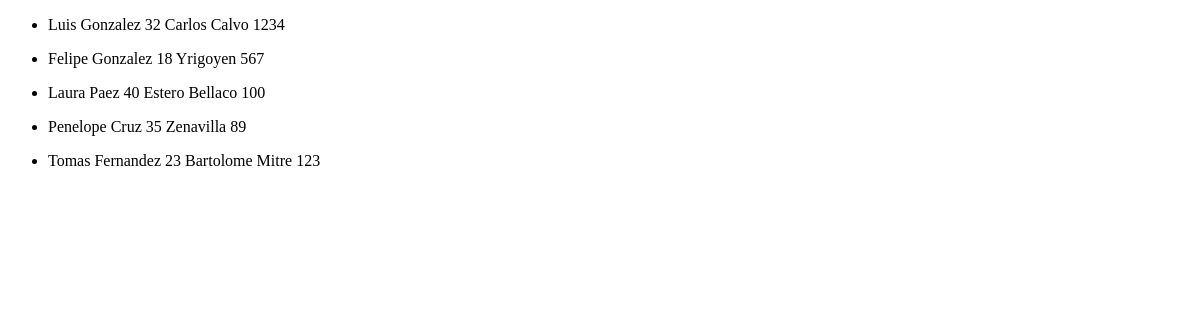
The page /Persona/list on the database as committed earlier.
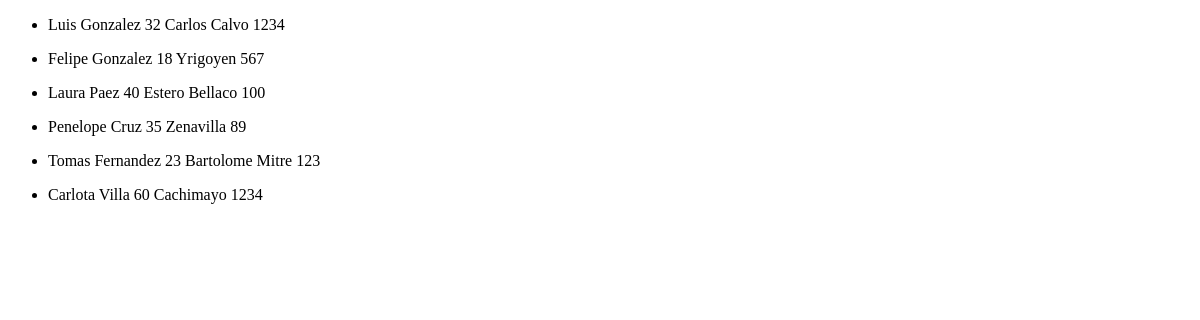
The same page on the database as committed later.
### Aplicacion/models.py (models this page shows, shortened)
class Persona(models.Model):
    nombre = models.CharField(max_length=30)
    apellido = models.CharField(max_length=30)
    edad = models.IntegerField()
    direccion = models.CharField(max_length=40)

### Aplicacion/views.py (the view)
# urls.py: path('Persona/list', views.persona_list, name='persona_list'),
def persona_list(request):
    consulta = models.Persona.objects.all()
    contexto = {'personas': consulta}
    return render(request, 'Aplicacion/persona_list.html', contexto)

### Aplicacion/templates/Aplicacion/persona_list.html
{% extends 'Aplicacion/base.html' %}
{% block contenido %}
    {% for persona in personas %}
        <ul>
            <li>
                {{ persona.nombre }}
                {{ persona.apellido }}
                {{ persona.edad }}
                {{ persona.direccion }}
            </li>
        </ul>
    {% endfor %}
{% endblock contenido %}

### Aplicacion/templates/Aplicacion/base.html (shortened to what this page needs)
<!DOCTYPE html>
<html lang="es">
<head>
</head>
<body>
    {% block contenido %}
    {% endblock contenido %}
</body>
</html>

Rows that differ between the two databases and show on the page:
added Persona: nombre "Carlota", apellido "Villa", edad "60", direccion "Cachimayo 1234"
